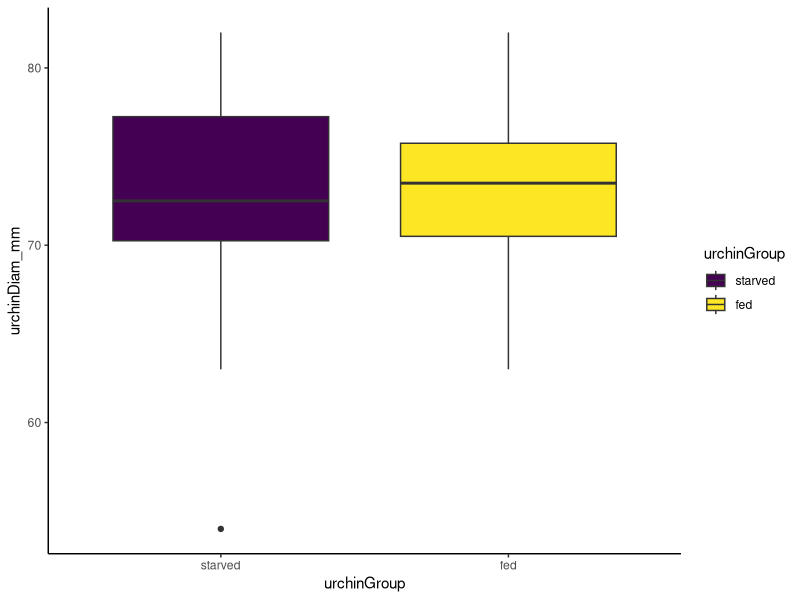
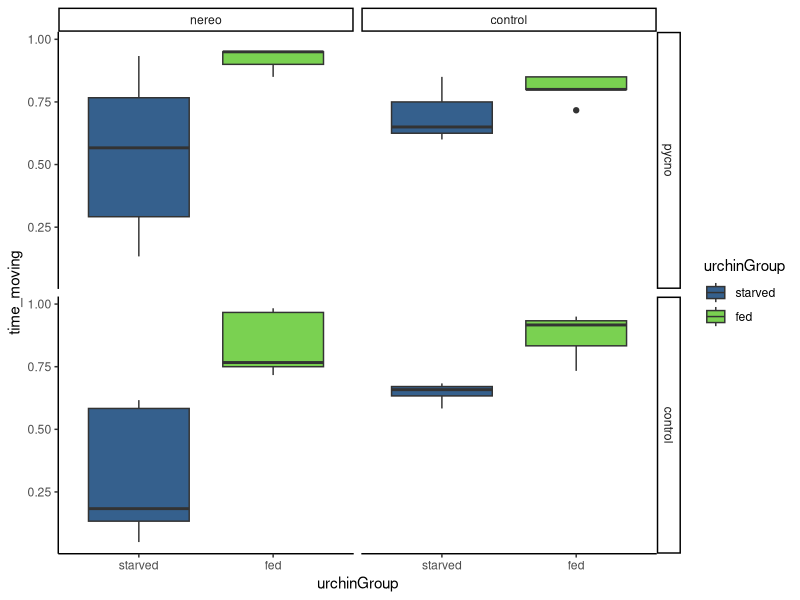
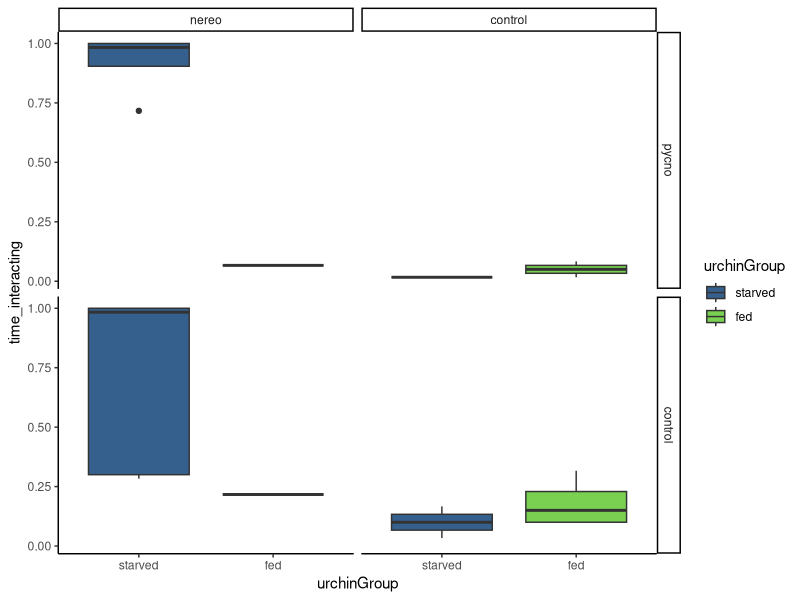
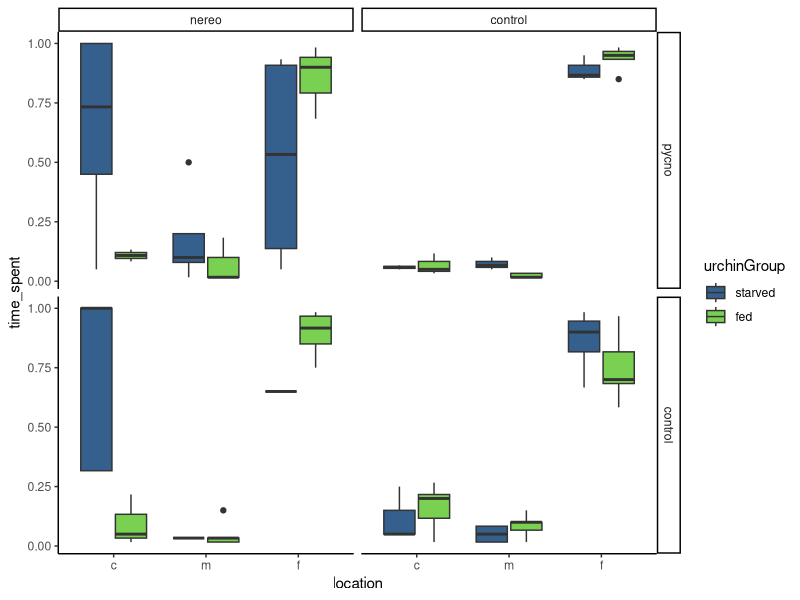
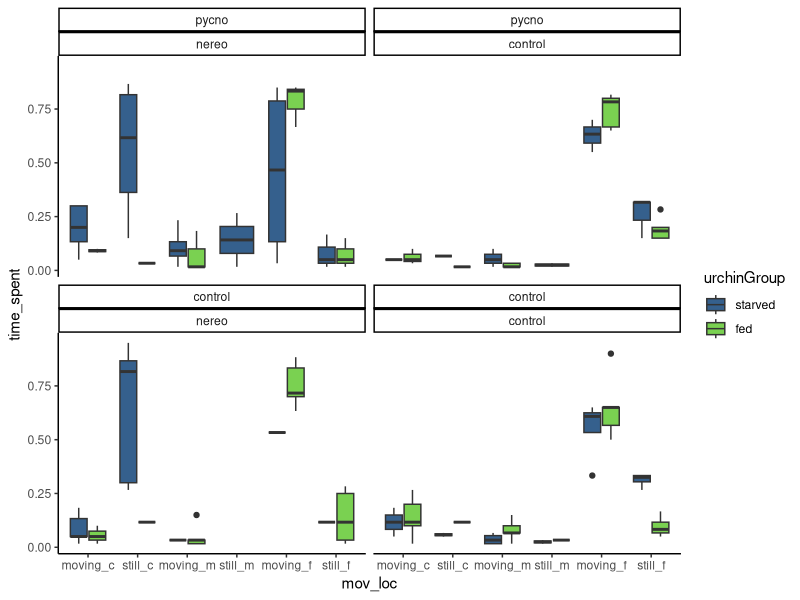

R code for these plots, in order:
#++++++++++++++++++++++++++++++++++++++++++++++++++++++++++++++++++++++++++++++++++
#                                                                                ##
# Pycno-Urchin Dataset 2021 Figure Exploration                                   ##
# Script created 2021-08-31                                                      ##
# Last updated 2021-08-31                                                        ##
# Data source: Ross Whippo                                                       ##
# R code prepared by Ross Whippo                                                 ##
#                                                                                ##
#++++++++++++++++++++++++++++++++++++++++++++++++++++++++++++++++++++++++++++++++++

# SUMMARY:
# A script to QAQC and parse the 2021 pycno-urchin dataset.


# Required Files (check that script is loading latest version):
# trials2021_QAQC.csv

# Associated Scripts:
# trials2021_dataset_QAQC.R
# trials2021_model1.R

# TO DO 

# +++++++++++++++++++++++++++++++++++++++++++++++++++++++++++++++++++++++++++++++++
# TABLE OF CONTENTS                                                            ####
#                                                                                 +
# RECENT CHANGES TO SCRIPT                                                        +
# LOAD PACKAGES                                                                   +
# READ IN DATA                                                                    +
# MANIPULATE DATA                                                                 +
#                                                                                 +
#++++++++++++++++++++++++++++++++++++++++++++++++++++++++++++++++++++++++++++++++++

#++++++++++++++++++++++++++++++++++++++++++++++++++++++++++++++++++++++++++++++++++
# RECENT CHANGES TO SCRIPT                                                     ####
#++++++++++++++++++++++++++++++++++++++++++++++++++++++++++++++++++++++++++++++++++

# 2021-08-31 Script created

#++++++++++++++++++++++++++++++++++++++++++++++++++++++++++++++++++++++++++++++++++
# LOAD PACKAGES                                                                ####
#++++++++++++++++++++++++++++++++++++++++++++++++++++++++++++++++++++++++++++++++++

library(tidyverse)
library(viridis)

# set plot theme
theme_set(theme_classic())

#++++++++++++++++++++++++++++++++++++++++++++++++++++++++++++++++++++++++++++++++++
# READ IN DATA                                                                 ####
#++++++++++++++++++++++++++++++++++++++++++++++++++++++++++++++++++++++++++++++++++

trials2021_Q <- read_csv("Data/2021/trials2021_QAQC.csv", 
                       col_types = cols(algalTreat = col_factor(levels = c("nereo", "control")), 
                                        date = col_character(),  location = col_character(), 
                                        movement = col_character(), 
                                        pycnoTreat = col_factor(levels = c("pycno", "control")), 
                                        tank = col_factor(levels = c("TF1", "TF2")), 
                                        timeBegin = col_character(), timeEnd = col_character(), 
                                        urchinGroup = col_factor(levels = c("starved","fed")),
                                        location = col_factor(levels = c("c", "m", "f"))))

#++++++++++++++++++++++++++++++++++++++++++++++++++++++++++++++++++++++++++++++++++
# MANIPULATE DATA                                                              ####
#++++++++++++++++++++++++++++++++++++++++++++++++++++++++++++++++++++++++++++++++++

# is there a difference in mean test diameter between groups?

diams <- trials2021_Q %>%
  select(trial, urchinGroup, urchinDiam_mm) %>%
  distinct(trial, urchinGroup, urchinDiam_mm)

diams %>%
  ggplot(aes(x = urchinGroup, y = urchinDiam_mm, fill = urchinGroup)) +
  geom_boxplot() +
  scale_fill_viridis(discrete = TRUE)

t.test(urchinDiam_mm ~ urchinGroup, data = diams)

# Output:

# Welch Two Sample t-test

# data:  urchinDiam_mm by urchinGroup
# t = -0.64479, df = 33.574, p-value = 0.5234
# alternative hypothesis: true difference in means is not equal to 0
# 95 percent confidence interval:
#   -4.776229  2.476229
# sample estimates:
#  mean in group starved     mean in group fed 
# 71.90                 73.05 

# NO

# is there a difference in time spent moving among all treatments?

movement <- trials2021_Q %>%
  select(trial, urchinGroup, pycnoTreat, algalTreat, movement) %>%
  filter(movement != "st") %>%
  add_column(move = 1) %>%
  group_by(trial, urchinGroup, pycnoTreat, algalTreat, move) %>%
  count(move) %>%
  mutate(time_moving = n/60)

movement %>%
  ggplot(aes(x = urchinGroup, y = time_moving, fill = urchinGroup)) +
  geom_boxplot() +
  scale_fill_viridis(discrete = TRUE, begin = 0.3, end = 0.8) +
  facet_grid(pycnoTreat ~ algalTreat)

# do treatments spend different amounts of time interacting with the signal?

interaction <- trials2021_Q %>%
  select(trial, urchinGroup, pycnoTreat, algalTreat, interaction) %>%
  filter(interaction != "ni") %>%
  add_column(interact = 1) %>%
  group_by(trial, urchinGroup, pycnoTreat, algalTreat, interact) %>%
  count(interact) %>%
  mutate(time_interacting = n/60)

interaction %>%
  ggplot(aes(x = urchinGroup, y = time_interacting, fill = urchinGroup)) +
  geom_boxplot() +
  scale_fill_viridis(discrete = TRUE, begin = 0.3, end = 0.8) +
  facet_grid(pycnoTreat ~ algalTreat)

# do urchin spend different amounts of time in distance zones among treatments?

location <- trials2021_Q %>%
  select(trial, urchinGroup, pycnoTreat, algalTreat, location) %>%
  add_column(locate = 1) %>%
  group_by(trial, urchinGroup, pycnoTreat, algalTreat, location) %>%
  count(locate) %>%
  mutate(time_spent = n/60)
location$location <- factor(location$location, levels = c("c", "m", "f"))

location %>%
  ggplot(aes(x = location, y = time_spent, fill = urchinGroup)) +
  geom_boxplot() +
  scale_fill_viridis(discrete = TRUE, begin = 0.3, end = 0.8) +
  facet_grid(pycnoTreat ~ algalTreat)

# is there a difference in movement + location?

move_loc <- trials2021_Q %>%
  select(trial, urchinGroup, pycnoTreat, algalTreat, movement, location) %>%
  mutate(moves = case_when(movement == "ma" ~ "moving",
                           movement == "mp" ~ "moving",
                           movement == "mt" ~ "moving",
                           movement == "st" ~ "still")) %>%
  unite(mov_loc, moves, location, sep = "_") %>%
  add_column(place = 1) %>%
  group_by(trial, urchinGroup, pycnoTreat, algalTreat, mov_loc) %>%
  count(place) %>%
  mutate(time_spent = n/60) 
move_loc$mov_loc <- factor(move_loc$mov_loc, levels = c("moving_c", "still_c", "moving_m", "still_m", "moving_f", "still_f"))

move_loc %>%
  ggplot(aes(x = mov_loc, y = time_spent, fill = urchinGroup)) +
  geom_boxplot() +
  scale_fill_viridis(discrete = TRUE, begin = 0.3, end = 0.8) +
  facet_wrap(pycnoTreat ~ algalTreat)


############### SUBSECTION HERE

####
#<<<<<<<<<<<<<<<<<<<<<<<<<<END OF SCRIPT>>>>>>>>>>>>>>>>>>>>>>>>#

# SCRATCH PAD ####